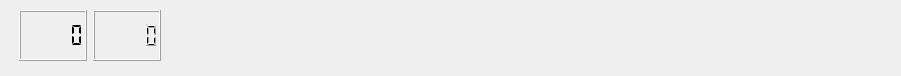
<?xml version="1.0" encoding="UTF-8"?>
<ui version="4.0">
 <class>statusshow</class>
 <widget class="QWidget" name="statusshow">
  <property name="geometry">
   <rect>
    <x>0</x>
    <y>0</y>
    <width>901</width>
    <height>76</height>
   </rect>
  </property>
  <property name="windowTitle">
   <string>Form</string>
  </property>
  <widget class="QWidget" name="">
   <property name="geometry">
    <rect>
     <x>10</x>
     <y>10</y>
     <width>151</width>
     <height>51</height>
    </rect>
   </property>
   <layout class="QHBoxLayout" name="horizontalLayout">
    <property name="leftMargin">
     <number>9</number>
    </property>
    <property name="topMargin">
     <number>0</number>
    </property>
    <item>
     <widget class="QLCDNumber" name="lcdNumber">
      <property name="mode">
       <enum>QLCDNumber::Dec</enum>
      </property>
      <property name="segmentStyle">
       <enum>QLCDNumber::Flat</enum>
      </property>
      <property name="intValue" stdset="0">
       <number>0</number>
      </property>
     </widget>
    </item>
    <item>
     <widget class="QLCDNumber" name="lcdNumber_2"/>
    </item>
   </layout>
  </widget>
 </widget>
 <resources/>
 <connections/>
</ui>
